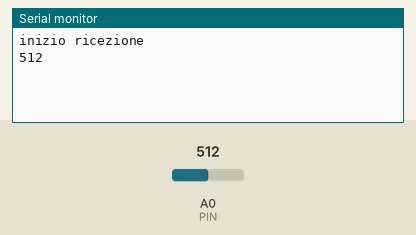
Simulated run of this sketch. Board: Arduino Uno, built with avr-gcc and run on an emulated ATmega328P. On the bench: the last lines printed to the serial monitor. Inputs (shaded band) come from the test bench; at power-on: A0 (PIN) = 512.

Above: at 1.3 s.
1.4 s: A0 (PIN) set to 716
At 1.4 s:
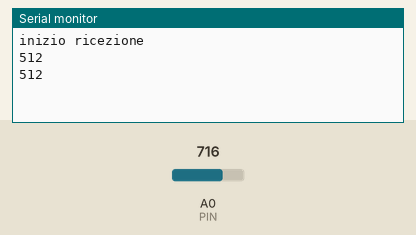
2.9 s: A0 (PIN) set to 900
At 4.4 s:
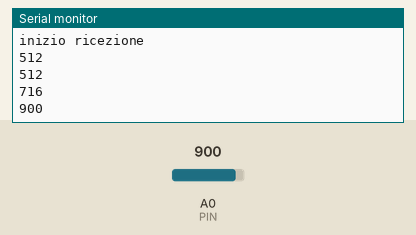
Timing chart, 0 to 5.9 s (numbered marks = the images above; inputs shaded):
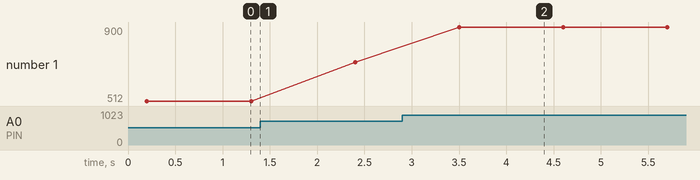

The sketch:

alcool.ino
```cpp
#include <Wire.h>

#include<stdio.h>

unsigned int val = 0;
unsigned char PIN = A0;

void setup() {
  Serial.begin(115200);
  pinMode(PIN,INPUT);
   Serial.println("inizio ricezione");

   delay(100);
}

void loop() {


  val = analogRead(PIN);
   delay(100);

  Serial.println(val);
   delay(1000);

}
```

Measured:
- after the input at 2.9 s, the serial monitor: prints a new line after 0.60 s (image 2)
- plotted number 1: 512 → 716 after the input at 1.4 s, 716 → 900 after the input at 2.9 s
